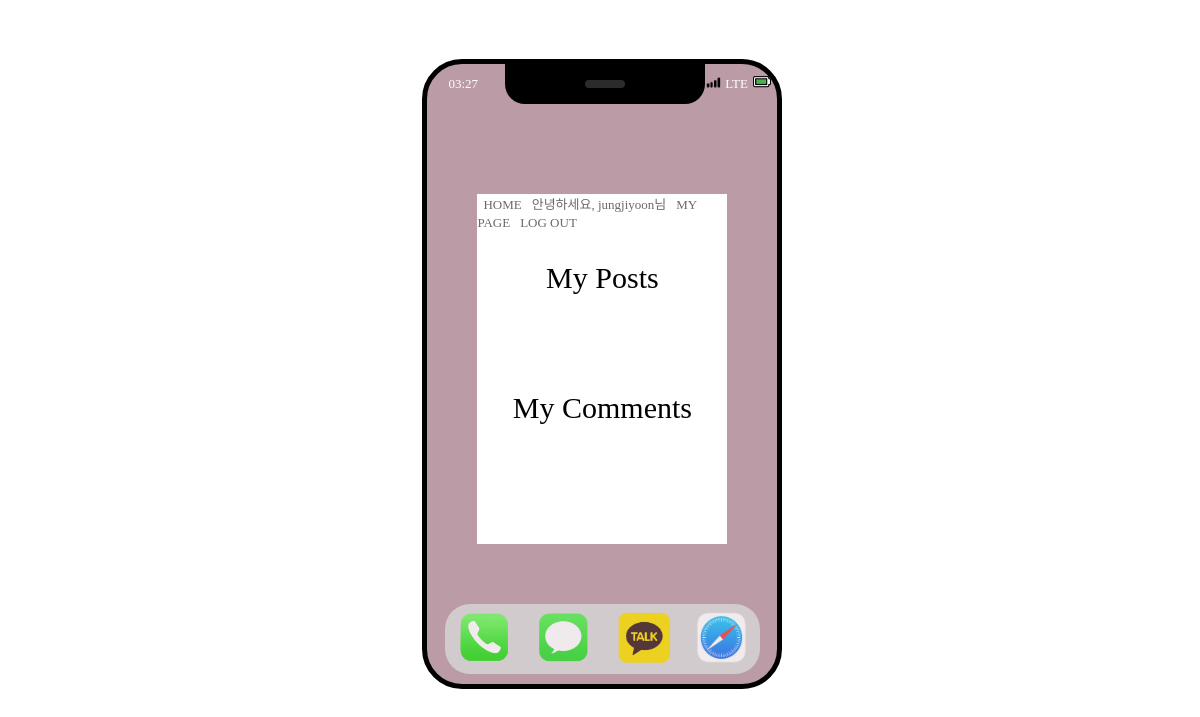
The app's page /mypage (signed in), older data.
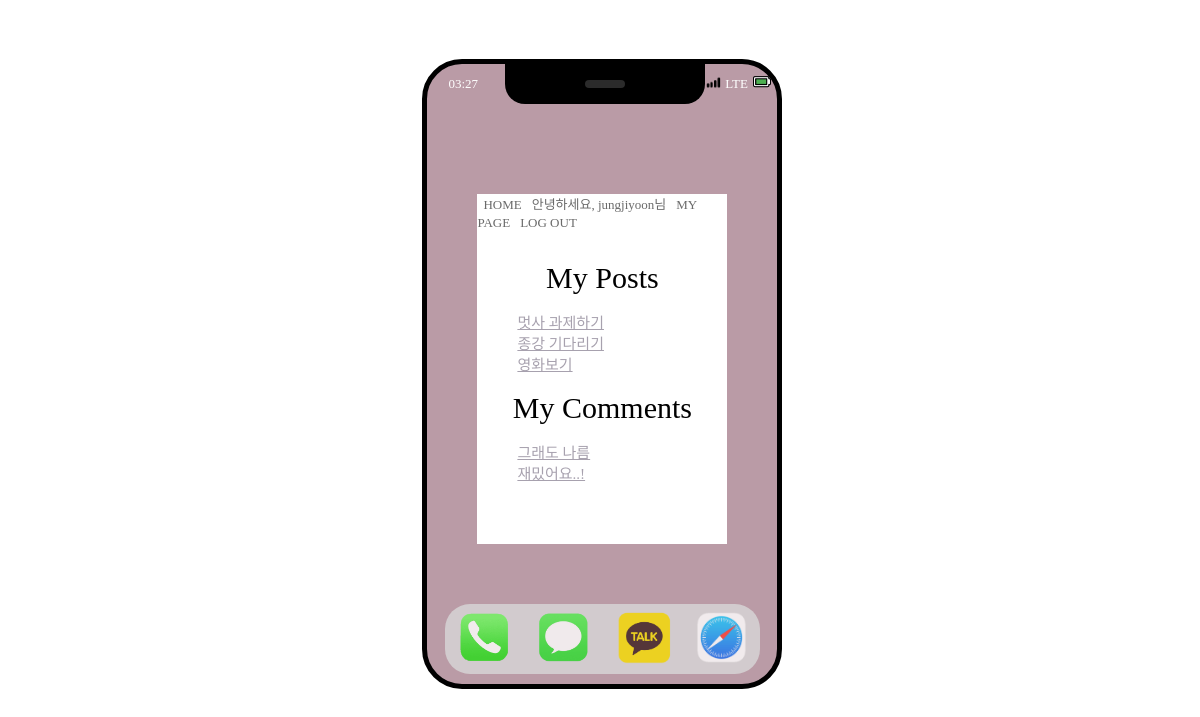
The same page, newer data.
### app/models.py (models this page shows, shortened)
class Post(models.Model):
    title = models.CharField(max_length = 200)
    content = models.TextField()
    author = models.ForeignKey(User, on_delete=models.CASCADE, related_name='posts', null=True, default=None)

class Comment(models.Model):
    post = models.ForeignKey(Post, on_delete=models.CASCADE, related_name='comments')
    content = models.TextField()
    author = models.ForeignKey(User, on_delete=models.CASCADE, related_name='comments', null=True, default=None)

### app/views.py (the view)
# urls.py: path('mypage', views.mypage, name="mypage")
def mypage(request):
    my_posts = Post.objects.filter(author = request.user)
    my_comments = Comment.objects.filter(author = request.user)
    return render(request, 'mypage.html', {'my_posts' : my_posts, 'my_comments' : my_comments})

### app/templates/mypage.html
{% extends 'base.html' %}
{% block css %} {% load static %}
<link rel="stylesheet" type="text/css" href="{% static 'mypage.css'%}"/>
{% endblock %}
{% block memo %}
            <div class="my_posts"><p>My Posts</p>
                <ul>
                        {% for my_post in my_posts %}
                        <li>
                            <a href="{% url 'detail' my_post.pk %}">{{ my_post.title }}</a>
                        </li>
                        {% endfor %}
                </ul>
            </div>
            <div class="my_comments"><p>My Comments</p>
                <ul>
                    {% for my_comment in my_comments %}
                    <li>
                        <a href="{% url 'detail' my_comment.post.pk %}">{{ my_comment.content }}</a>
                    </li>
                    {% endfor %}
                </ul>
            </div>
{% endblock memo %}

### app/templates/base.html (shortened to what this page needs)
<!DOCTYPE html>
<html lang="en">
<head>
    {%load static %}
    {% load socialaccount %}
    <link rel="stylesheet" type="text/css" href="{% static 'base.css' %}">
    {% block css %}
    {% endblock css %}
</head>
<body>
    <div class = "entire">
        <div class="phone_top">
            <div class="time">
                <p>03:27</p>
            </div>
            <div class="middle">
                <div class="microphone">
                </div>
            </div>
            <div class="right">
                <div class="connect">
                    <img src="{% static 'connection.png' %}">
                </div>
                <div class="wifi">
                    <p>LTE</p>
                </div>
                <div class="battery">
                    <img src="{% static 'smartphone-charger.png' %}" class="charger">
                </div>
            </div>
        </div>
        <div class="memo">
            <a href="{% url 'home' %}" class="home">HOME</a>
            {% if user.is_authenticated %}
            <a>안녕하세요, {{ user.username }}님</a>
            <a href="{% url 'mypage' %}" class="mypage">MY PAGE</a>
            <a href="{% url 'logout' %}" class="logout">LOG OUT</a>
            {% else %}
            <a href="{% url 'login' %}" class="login">LOG IN</a>
            <a class="kakao" href="{% provider_login_url 'kakao' %}">KAKAO LOG IN</a>
            <a href="{% url 'signup' %}" class="signup">SIGN UP</a>
            {% endif %}
            {% block memo %}
            {% endblock memo %}
        </div>
        <div class="bottom">
            <div class="call">
                <img src="{% static 'phone3.png' %}">
            </div>
            <div class="message">
                <img src="{% static 'message2.png' %}">
            </div>
            <div class="kakao">
                <img src="{% static 'kakao.png' %}">
            </div>
            <div class="safari">
                <img src="{% static 'safari.png' %}">
            </div>
        </div>
    </div>
</body>
</html>

### app/static/base.css (style rules this page uses)
.entire { height: 620px; width: 350px; border: black solid 5px; border-radius: 40px; margin-left: 35%; margin-top: 5%; display: flex; flex-direction: column; align-items: center; background-color: rgb(186, 155, 166); z-index: 0; }
.phone_top { height: 40px; width: 100%; display: flex; flex: wrap; flex-direction: row; justify-content: space-around; align-items: center; }
.middle { width: 200px; height: 40px; background-color: black; border-bottom-right-radius: 20px; border-bottom-left-radius: 20px; display: flex; justify-content: center; align-items: center; }
.microphone { height: 8px; width: 40px; background-color: rgb(43, 43, 43); border-radius: 20px; margin-top: 30px; margin: 0px; }
.battery > img { width: 18px; height: 18px; }
.connect > img { width: 23px; height: 13px; }
.time { width: 60px; height: 45px; display: flex; align-items: center; justify-content: center; }
.right { display: flex; flex-direction: row; height: 45px; width: 40px; justify-content: center; align-items: center; margin: 0px; padding-right: 15px; }
.wifi > p { padding-right: 5px; }
.memo { height: 350px; width: 250px; z-index: 2; background-color: white; margin-top: 90px; }
p { margin: 0px; font-size: 13px; color: white; }
.memo > a { text-decoration: none; color: rgb(106, 106, 106); font-family: Aurelie Smith DEMO; font-size: 13px; margin-left: 6px; }
.bottom { height: 70px; width: 90%; background-color: rgb(216, 216, 216); border-radius: 25px; margin-top: 60px; opacity: 0.8; display: flex; flex-direction: row; justify-content: space-around; align-items: center; }
.call > img { height: 55px; width: 55px; }
.message > img { height: 53px; width: 57px; }
.kakao > img { height: 53px; width: 57px; }
.safari > img { height: 53px; width: 53px; }

### app/static/mypage.css (style rules this page uses)
.my_posts { height: 130px; margin-top: 30px; }
.my_posts > p { font-family: Aurelie Smith DEMO; color: black; font-size: 30px; display: flex; align-items: center; justify-content: center; }
.my_comments > p { font-family: Aurelie Smith DEMO; color: black; font-size: 30px; display: flex; align-items: center; justify-content: center; }
a { color: rgb(167, 161, 174); font-size: 15px; }
ul { display: flex; flex-direction: column; list-style-type: none; }

Row changes from the older to the newer data that the page shows:
added Post: title "멋사 과제하기"
added Post: title "종강 기다리기"
added Post: title "영화보기"
added Comment: content "그래도 나름"
added Comment: content "재밌어요..!"
